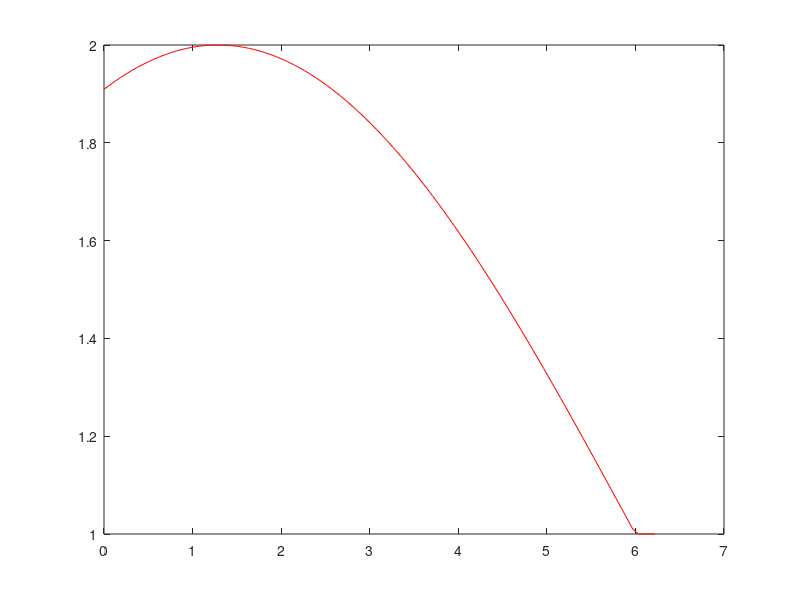
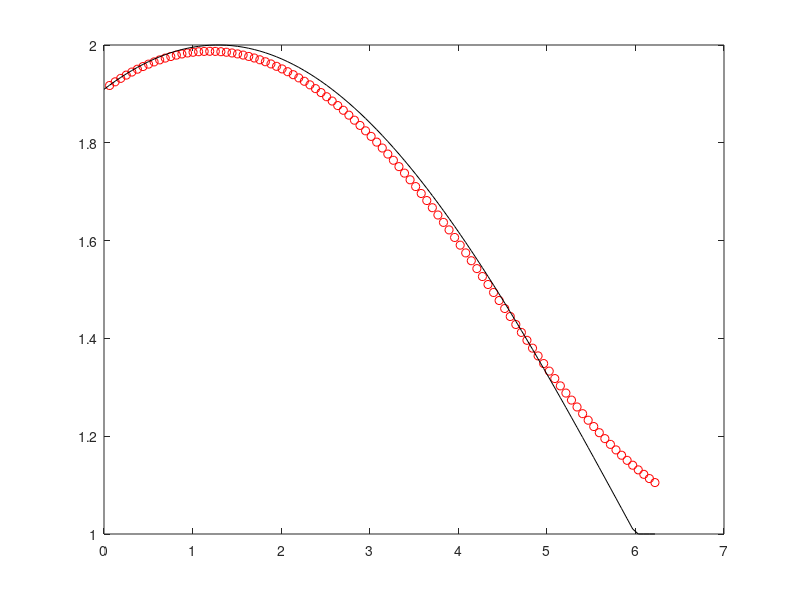

Recreate these plots in MATLAB, in order.
clear all
close all
clc
format long

%%=======Explicit upwind method=======
L=2*pi;
N=100;
dx=L/N;
x=[0:dx:L-dx]';
x_int=[dx:dx:L-dx]';
T=2;
a=3;
c0=@(x) 1+0*x;
g0=@(t) 1+sin(t);
y0=c0(x_int);
x1=[]
y_exact=[]
for i=1:length(x)
    if x(i)<=a*T;
       y_exc(i)=g0(T-x(i)/a);
       x1=x;
       y_exact=y_exc;
    else if x(i)>=a*T;
            y_exc(i)=c0(x(i)-a*T);
            x1=x;
            y_exact=y_exc;
        end
    end
end
figure(1)
plot(x1,y_exact,'r')

M=1;
lambda=a*((T/M)/dx);
while lambda>1
    M=M+1;
    lambda=a*((T/M)/dx);
end

dt=T/M;
t=[0:dt:T]';
A1=(1-lambda)*ones(1,length(x_int));
A2=(lambda)*ones(1,length(x_int)-1);
A=diag(A1)+diag(A2,-1);

c_old=y0;
b=zeros(size(x_int))
for i=1:length(t)-1
    b(1)=lambda*g0(t(i));
    c_new=A*c_old+b;
    c_old=c_new
end
figure(2)
plot(x_int,c_new,'ro',x1,y_exact,'k')

%%========Implicit upwind method========    
L=2*pi;
N=100;
dx=L/N;
x=[0:dx:L-dx]';
x_int=[dx:dx:L-dx]';
T=2;
a=3;
c0=@(x) 1+0*x;
g0=@(t) 1+sin(t);
y0=c0(x_int);
x1=[]
y_exact=[]
for i=1:length(x)
    if x(i)<=a*T;
       y_exc(i)=g0(T-x(i)/a);
       x1=x;
       y_exact=y_exc;
    else if x(i)>=a*T;
            y_exc(i)=c0(x(i)-a*T);
            x1=x;
            y_exact=y_exc;
        end
    end
end
figure(1)
plot(x1,y_exact,'r')

M=48;
dt=T/M
t=[0:dt:T]';
lambda=a*(dt/dx)

A1=(1+lambda)*ones(1,length(x_int));
A2=-(lambda)*ones(1,length(x_int)-1);
A=diag(A1)+diag(A2,-1);

c_old=y0;
b=zeros(size(x_int));
for i=1:length(t)-1
    b(1)=lambda*g0(t(i+1));
    c_old=c_old+b;
    [L U P]=lu(A);
    y=L\(P*c_old);
    c_new=U\y;
    c_old=c_new;
end
figure(2)
plot(x_int,c_new,'ro',x1,y_exact,'k')
   
            
        
